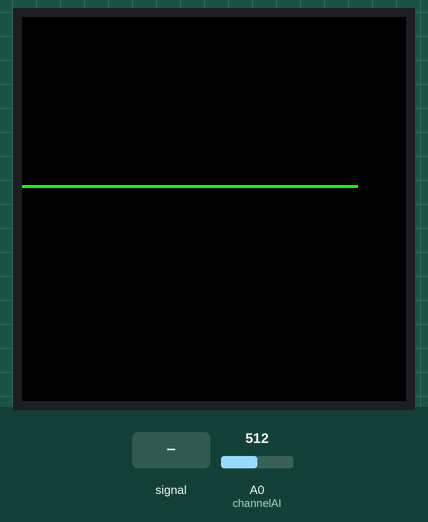
A sketch run on a simulated Arduino Uno, built with avr-gcc and run on an emulated ATmega328P. Shown: 128×128 colour display. The inputs (shaded band) are chosen by the test bench; at power-on: A0 (channelAI) = 512.

Above: at 3.3 s.
3.4 s: A0 (channelAI) fed a 200 Hz sine of ±81 counts around its level
At 3.6 s:
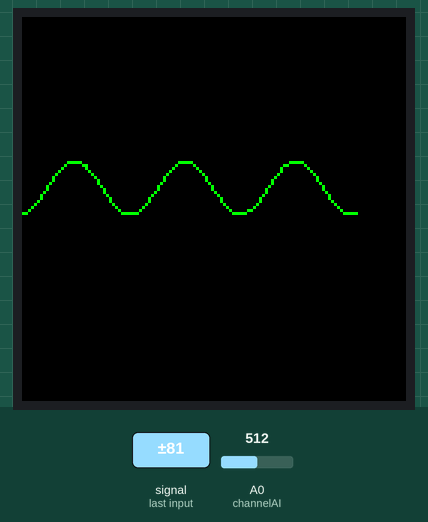
4.9 s: A0 (channelAI) set to 716
At 5.8 s:
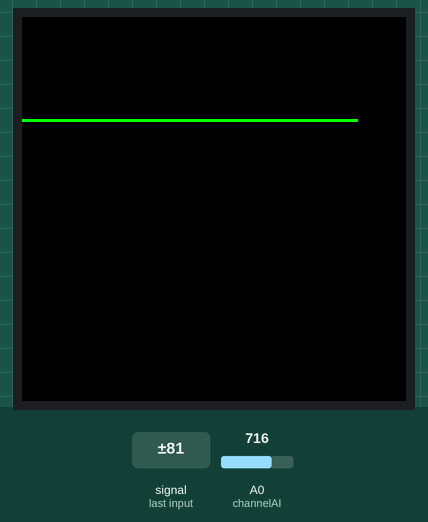
7.9 s: A0 (channelAI) set to 900
At 8.5 s:
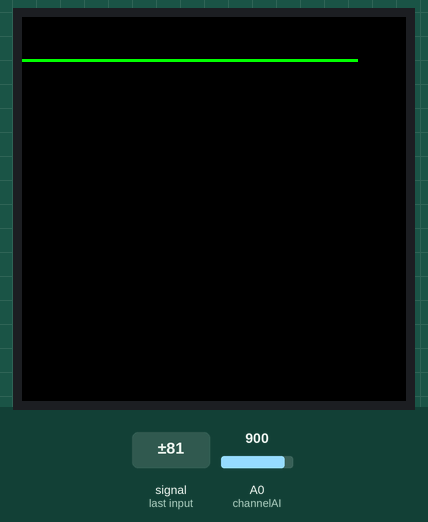
10.9 s: A0 (channelAI) set to 1023
At 11.8 s:
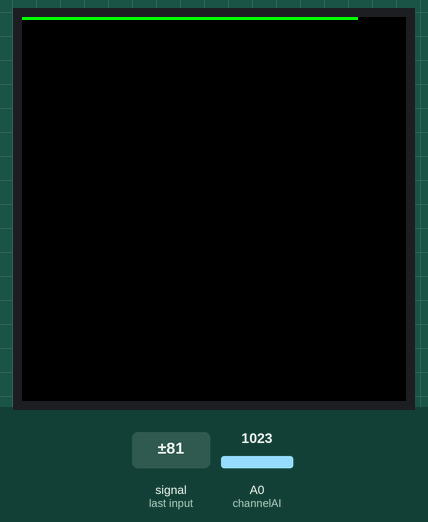
Timing chart, 0 to 13.9 s (numbered marks = the images above; inputs shaded):
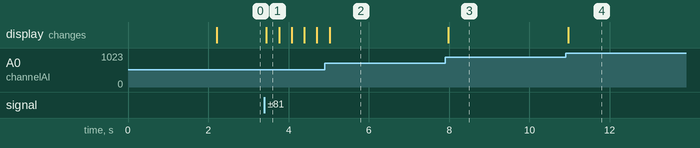

The sketch:

NANO_Scope.ino
```cpp
/***************************************************
My port of the simple scope I did on Nokia 5110 now coded for use on the 128X128 ST7735 full color SPI LCD Display
Screen shows a simple plot of voltage (A0) over time.

 *
 *
 *
 * Pins
 * LED 3.3 or 5V depending on your display
 * SCK D13
 * SDA D11(MOSI)
 * A0 D8
 * RST D9
 * CS D10
 * GND GND
 * VCC 3.3 or 5V depending on your display


 ****************************************************/

#include <Adafruit_GFX.h>    // Core graphics library
#include <Adafruit_ST7735.h> // Hardware-specific library for ST7735
#include <Adafruit_ST7789.h> // Hardware-specific library for ST7789
#include <SPI.h>


// For the breakout, you can use any 2 or 3 pins
// These pins will also work for the 1.8" TFT shield
#define TFT_CS     10
#define TFT_RST    9  // you can also connect this to the Arduino reset
                       // in which case, set this #define pin to -1!
#define TFT_DC     8

// Option 1 (recommended): must use the hardware SPI pins
// (for UNO thats sclk = 13 and sid = 11) and pin 10 must be
// an output. This is much faster - also required if you want
// to use the microSD card (see the image drawing example)

// For 1.44" and 1.8" TFT with ST7735 use
Adafruit_ST7735 tft = Adafruit_ST7735(TFT_CS,  TFT_DC, TFT_RST);  //<---------------------Eric Says Use This!

// For 1.54" TFT with ST7789
//Adafruit_ST7789 tft = Adafruit_ST7789(TFT_CS,  TFT_DC, TFT_RST);

// Option 2: use any pins but a little slower!
//#define TFT_SCLK 13   // set these to be whatever pins you like!
//#define TFT_MOSI 11   // set these to be whatever pins you like!
//Adafruit_ST7735 tft = Adafruit_ST7735(TFT_CS, TFT_DC, TFT_MOSI, TFT_SCLK, TFT_RST);

int channelAI = A0;      // probe
int delayAI = A1;       // delay potentiometer
float delayVariable =0; // 10 seems good for decent update- bit fast
float scale = 0;
int xCounter = 0;
int yPosition = 0;
int readings[112];
int counter = 0;


void setup(void) {
  Serial.begin(9600);


  // Use this initializer if you're using a 1.8" TFT
  //tft.initR(INITR_BLACKTAB);   // initialize a ST7735S chip, black tab

  // Use this initializer (uncomment) if you're using a 1.44" TFT
  tft.initR(INITR_144GREENTAB);   // initialize a ST7735S chip, black tab  //<----------------------Must Change Examples to this!

  // Use this initializer (uncomment) if you're using a 0.96" 180x60 TFT
  //tft.initR(INITR_MINI160x80);   // initialize a ST7735S chip, mini display

  // Use this initializer (uncomment) if you're using a 1.54" 240x240 TFT
  //tft.init(240, 240);   // initialize a ST7789 chip, 240x240 pixels

  tft.fillScreen(ST77XX_BLACK);


  delay(2000);


tft.setRotation(tft.getRotation()+1);
  //Draw Voltage Ref Lines


}

void loop() {
  //display.setTextColor(WHITE);
//delayVariable = analogRead(delayAI);
  //delayVariable = (delayVariable/10);
  scale = 112.0/1023.0; //set this value to overall pixel and all below must match
  // commented out above delay items as no pot/encoder installed yet

    tft.drawLine( 10, 0, 10, 112, ST77XX_GREEN);
  tft.drawLine( 5, 112-(.166 *1023.0 * scale), 10, 112-(.166 *1023.0 * scale), ST77XX_GREEN);
  tft.drawLine( 0, 112-(.33 *1023.0 * scale), 10, 112-(.33 *1023.0 * scale), ST77XX_GREEN);
  tft.drawLine( 5, 112-(.5 *1023.0 * scale), 10, 112-(.5 *1023.0 * scale), ST77XX_GREEN);
  tft.drawLine( 0, 112-(.66 *1023.0 * scale), 10, 112-(.66 *1023.0 * scale), ST77XX_GREEN);
  tft.drawLine( 5, 112-(.84 *1023.0 * scale), 10, 112-(.84 *1023.0 * scale), ST77XX_GREEN);
  //record readings
  for(xCounter = 0; xCounter < 112; xCounter += 1)
    {
      yPosition = analogRead(channelAI);
      readings[xCounter] = (yPosition*scale);
      delay (delayVariable);
    }

 tft.fillScreen(ST77XX_BLACK);


  for(xCounter = 0; xCounter < 112; xCounter += 1)
    {
       tft.drawPixel(xCounter, 112-readings[xCounter], ST77XX_GREEN);
      // delay(10);
       if(xCounter>1){
         tft.drawLine(xCounter-1, 112-readings[xCounter-1], xCounter, 112-readings[xCounter], ST77XX_GREEN);

       }
    }

  //tft.fillScreen(ST77XX_BLACK);
}
```

Measured:
- after the input at 3.4 s, the display: changes after 0.05 s (image 1)
- after the input at 7.9 s, the display: changes after 0.08 s (image 3)
- after the input at 10.9 s, the display: changes after 0.07 s (image 4)
